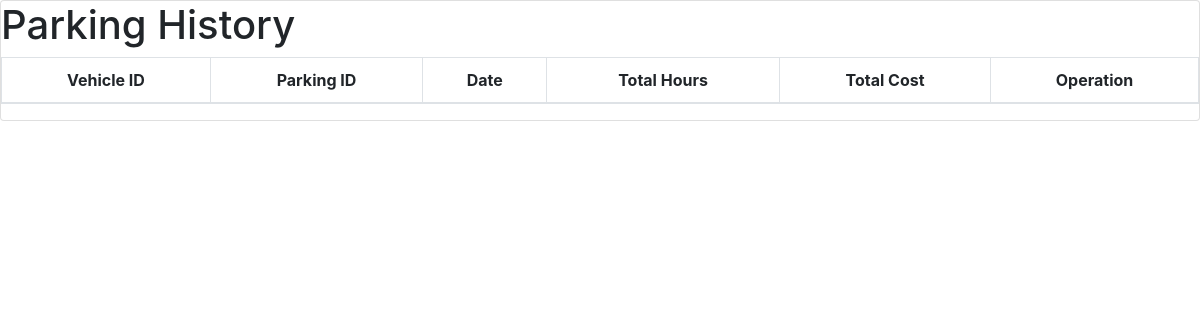
The page /PHP/parkinghistory.php on the database as committed earlier.
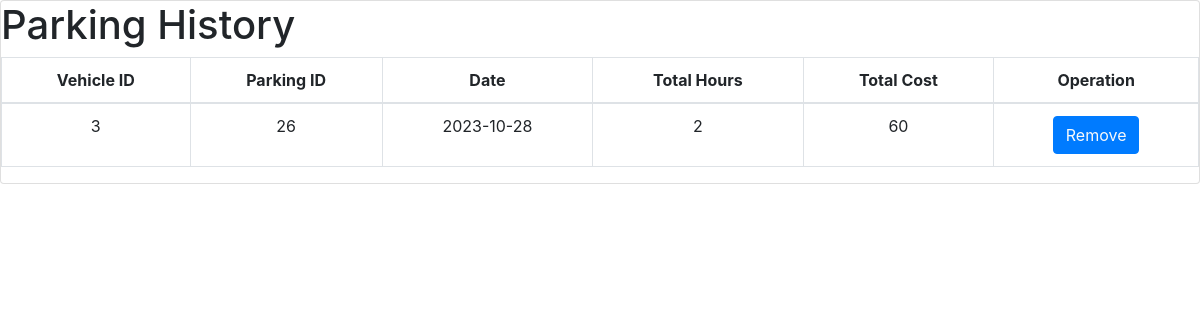
The same page on the database as committed later.
### tables this page shows
CREATE TABLE `parkinghistory` (
  `VID` int(11) NOT NULL,
  `PID` int(11) NOT NULL,
  `Date` date NOT NULL,
  `TotalHours` int(11) NOT NULL,
  `TotalCost` int(11) NOT NULL
);

### PHP/parkinghistory.php (the view, shortened to what this page needs)
<link rel="stylesheet" href="https://cdn.jsdelivr.net/npm/bootstrap@4.1.3/dist/css/bootstrap.min.css" />
<div class="card">
    <?php
    require_once "connect.php";
    $query = "select * from parkinghistory";
    $result = mysqli_query($conn, $query);
    ?>
    <h1>Parking History</h1>
    <table class="table table-bordered text-center w-100">
        <thead>
            <tr>
                <th>Vehicle ID</th>
                <th>Parking ID</th>
                <th>Date</th>
                <th>Total Hours</th>
                <th>Total Cost</th>
                <th>Operation</th>
            </tr>
        </thead>
        <tbody id="showdata">
            <tr>
                <?php
                if ($result) {
                    while ($row = mysqli_fetch_assoc($result)) {
                        $vid = $row['VID'];
                ?>
                        <td><?php echo $row['VID']; ?></td>
                        <td><?php echo $row['PID']; ?></td>
                        <td><?php echo $row['Date']; ?></td>
                        <td><?php echo $row['TotalHours']; ?></td>
                        <td><?php echo $row['TotalCost']; ?></td>
                        <?php
                        echo
                        '<td><button class="btn btn-primary"><a href="removehistory.php?removeid=' . $vid . '" class="text-light">Remove</a></button>
                        </td>'
                        ?>
            </tr>
    <?php
                    }
                } else {
                    echo 'No Data to show';
                }
    ?>
        </tbody>
    </table>
</div>

Rows that differ between the two databases and show on the page:
added parkinghistory: VID "3", PID "26", Date "2023-10-28", TotalHours "2", TotalCost "60"
